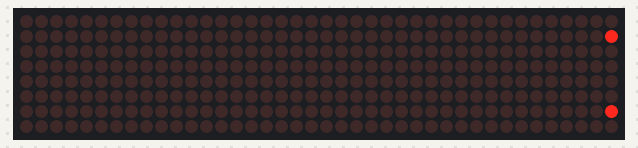
The sketch below on a simulated ESP8266 (NodeMCU). On the bench: 40×8 LED matrix. WiFi joins after 1.5 s; servers stay silent unless stated; what the sketch prints to the serial monitor is not drawn.

Above: at 1.65 s.
At 3.25 s:
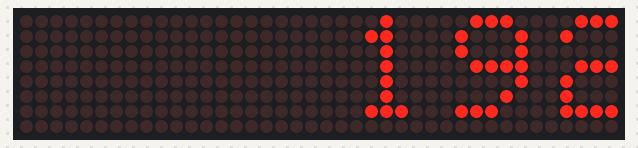
At 4.96 s:
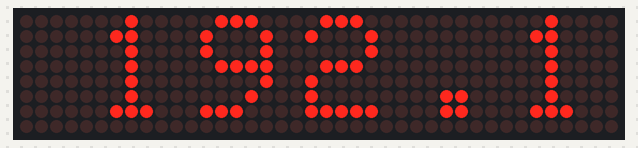
At 8.37 s:
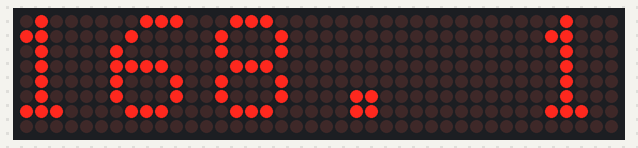
At 11.79 s:
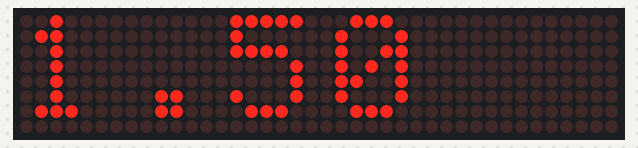
At 15.2 s:
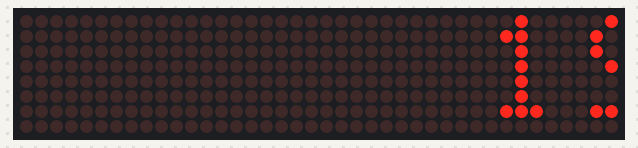

Measured:
- by itself, everything shown: repeats every 12.8 s, in 128 steps

The sketch:

Easy_Matrix_Demo1_Scrolling_Message_Wifi_2.ino
```cpp
/**************************************************************
   Author: Atul Dubey
   Date: 05/10/2022
   Description:
      Project: Wifi controlled LED matrix display
      NodeMCU pins    -> EasyMatrix pins
      MOSI-D7-GPIO13  -> DIN
      CLK-D5-GPIO14   -> Clk
      GPIO0-D3        -> LOAD
***************************************************************/

#include <ESP8266WiFi.h>
#include <ESP8266WebServer.h>
#include <SPI.h>
#include <Adafruit_GFX.h>
#include <Max72xxPanel.h>

#define SSID "WIFI SSID"                      // insert your SSID
#define PASS "WIFI PASSWORD"                    // insert your password
// ******************* String form to sent to the client-browser ************************************
String form =
  "<p>"
  "<center>"
  "<h1>ESP8266 Web Server</h1>"
  "<form action='msg'><p>Type your message <input type='text' name='msg' size=100 autofocus> <input type='submit' value='Submit'></form>"
  "<button action='button'>Direct<type='scrolling' value='direct'></button>"
  "<button action='button'>Speed1<type='scrolling' value='speed1'></button>"
  "</center>";

ESP8266WebServer server(80);                             // HTTP server will listen at port 80
long period;
int offset = 1, refresh = 0;
int pinCS = 15; // Attach CS to this pin, DIN to MOSI and CLK to SCK (cf http://arduino.cc/en/Reference/SPI )
int numberOfHorizontalDisplays = 5;
int numberOfVerticalDisplays = 1;
String decodedMsg;
Max72xxPanel matrix = Max72xxPanel(pinCS, numberOfHorizontalDisplays, numberOfVerticalDisplays);

String tape = "Arduino";
int wait = 100; // In milliseconds
int spacer = 2;
int width = 5 + spacer; // The font width is 5 pixels

/*
  handles the messages coming from the webbrowser, restores a few special characters and
  constructs the strings that can be sent to the oled display
*/
void handle_msg() {

  matrix.fillScreen(LOW);
  server.send(200, "text/html", form);    // Send same page so they can send another msg
  refresh = 1;
  // Display msg on Oled
  String msg = server.arg("msg");
  Serial.println(msg);
  decodedMsg = msg;
  // Restore special characters that are misformed to %char by the client browser
  decodedMsg.replace("+", " ");
  decodedMsg.replace("%21", "!");
  decodedMsg.replace("%22", "");
  decodedMsg.replace("%23", "#");
  decodedMsg.replace("%24", "$");
  decodedMsg.replace("%25", "%");
  decodedMsg.replace("%26", "&");
  decodedMsg.replace("%27", "'");
  decodedMsg.replace("%28", "(");
  decodedMsg.replace("%29", ")");
  decodedMsg.replace("%2A", "*");
  decodedMsg.replace("%2B", "+");
  decodedMsg.replace("%2C", ",");
  decodedMsg.replace("%2F", "/");
  decodedMsg.replace("%3A", ":");
  decodedMsg.replace("%3B", ";");
  decodedMsg.replace("%3C", "<");
  decodedMsg.replace("%3D", "=");
  decodedMsg.replace("%3E", ">");
  decodedMsg.replace("%3F", "?");
  decodedMsg.replace("%40", "@");
  //Serial.println(decodedMsg);                   // print original string to monitor
  //Serial.println(' ');                          // new line in monitor
}

void setup(void) {
  matrix.setIntensity(15); // Use a value between 0 and 15 for brightness

  // matrix.setPosition(6, 0, 0); // The first display is at <0, 0>
  // matrix.setPosition(5, 1, 0); // The second display is at <1, 0>
  matrix.setPosition(4, 0, 0); // The third display is at <2, 0>
  matrix.setPosition(3, 1, 0); // And the last display is at <3, 0>
  matrix.setPosition(2, 2, 0); // And the last display is at <3, 0>
  matrix.setPosition(1, 3, 0); // And the last display is at <3, 0>
  matrix.setPosition(0, 4, 0); // And the last display is at <3, 0>

  //ESP.wdtDisable();                               // used to debug, disable wachdog timer,
  Serial.begin(115200);                           // full speed to monitor

  WiFi.begin(SSID, PASS);                         // Connect to WiFi network
  while (WiFi.status() != WL_CONNECTED) {         // Wait for connection
    delay(500);
    Serial.print(".");
  }

  // Set up the endpoints for HTTP server,  Endpoints can be written as inline functions:
  server.on("/", []() {
    server.send(200, "text/html", form);
  });
  server.on("/msg", handle_msg);                  // And as regular external functions:
  server.begin();                                 // Start the server


  Serial.print("SSID : ");                        // prints SSID in monitor
  Serial.println(SSID);                           // to monitor

  char result[16];
  sprintf(result, "%3d.%3d.%2d.%2d", WiFi.localIP()[0], WiFi.localIP()[1], WiFi.localIP()[2], WiFi.localIP()[3]);
  Serial.println();
  Serial.println(result);
  decodedMsg = result;
  Serial.println("WebServer ready!   ");

  Serial.println(WiFi.localIP());                 // Serial monitor prints localIP
  Serial.print(analogRead(A0));
}


void loop(void) {
  if (decodedMsg == "50")
  { wait = 50;
  }
  if (decodedMsg == "100")
  { wait = 100;
  }
  if (decodedMsg == "200")
  { wait = 200;
  }

  for ( int i = 0 ; i < width * decodedMsg.length() + matrix.width() - 1 - spacer; i++ ) {
    server.handleClient();                        // checks for incoming messages
    if (refresh == 1) i = 0;
    refresh = 0;
    matrix.fillScreen(LOW);

    int letter = i / width;
    int x = (matrix.width() - 1) - i % width;
    int y = (matrix.height() - 8) / 2; // center the text vertically

    while ( x + width - spacer >= 0 && letter >= 0 ) {
      if ( letter < decodedMsg.length() ) {
        matrix.drawChar(x, y, decodedMsg[letter], HIGH, LOW, 1);
      }

      letter--;
      x -= width;
    }

    matrix.write(); // Send bitmap to display

    delay(wait);
  }
}
```
